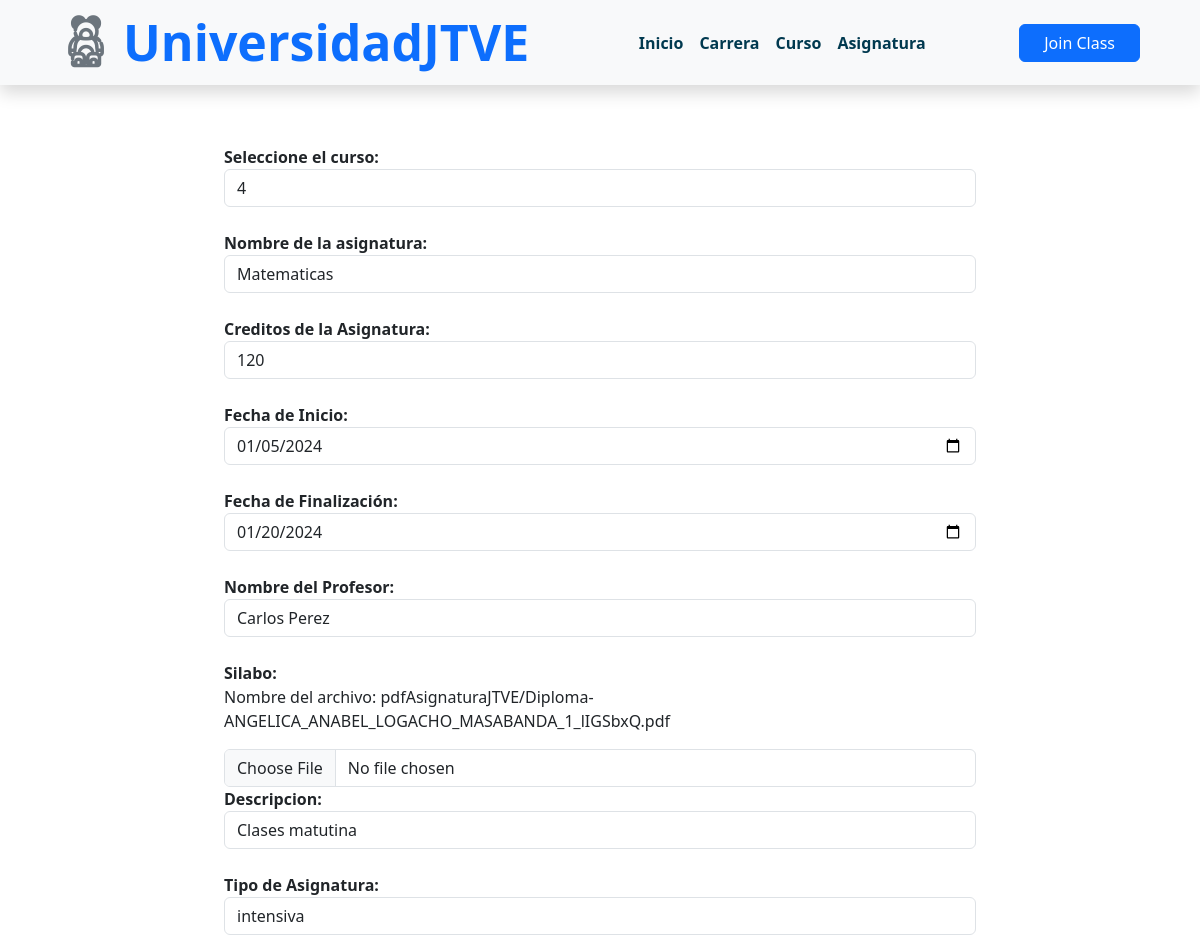
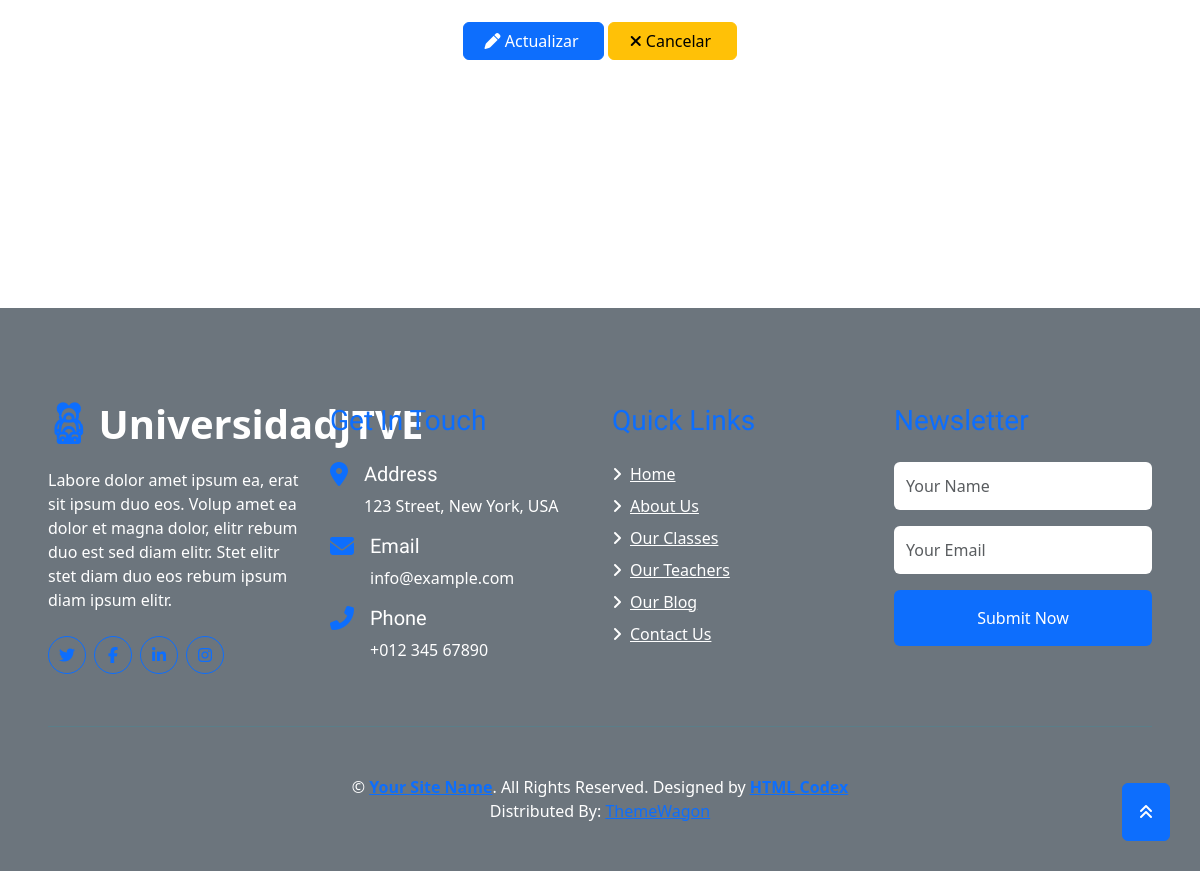
The app's page /editarAsignatura/4 with its own data (2 pictures, top to bottom).
### Aplicaciones/MatriculasJTVE/models.py (models this page shows)
class asignaturaJTVE(models.Model):
    idAsignaturaJTVE=models.AutoField(primary_key=True)
    nombreAsignaturaJTVE=models.CharField(max_length=150)
    creditosAsignaturaJTVE=models.CharField(max_length=150)
    fechaInicioAsignaturaJTVE=models.DateField()
    fechaFinalizacionAsignaturaJTVE=models.DateField()
    profesorAsignaturaJTVE=models.CharField(max_length=150)
    silaboAsignaturaJTVE=models.FileField(upload_to='pdfAsignaturaJTVE/')
    descripcionAsignaturaJTVE = models.TextField()
    tipoAsignaturaJTVE = models.CharField(max_length=150, null=True)
    cursoJTVE=models.ForeignKey(cursoJTVE,null=True,blank=True,on_delete=models.CASCADE)

### Aplicaciones/MatriculasJTVE/views.py (the view)
# urls.py: path('editarAsignatura/<idAsignaturaJTVE>', views.editarAsignatura),
def editarAsignatura(request, idAsignaturaJTVE):
    asignaturaEditar=asignaturaJTVE.objects.get(idAsignaturaJTVE=idAsignaturaJTVE)
    cursos=cursoJTVE.objects.all()
    return render(request, 'editarAsignatura.html', {'asignatura': asignaturaEditar, 'cursos': cursos})

### Aplicaciones/MatriculasJTVE/templates/editarAsignatura.html (shortened to what this page needs)
{% extends "./plantilla.html" %}
{% block contenido %}
{% load static %}
<div style="padding: 60px 30px 200px 30px;">
  <div class="row">
    <div class="col-md-2">
    </div>
    <div class="col-md-8">
      <form class="" action="/procesarinformacionAsignatura/" method="post" enctype="multipart/form-data" id="frm_nuevo_cliente">
        <b>Seleccione el curso:</b><br>
       <select class="form-control" name="id_curso" id="id_curso" required>
         {%  for curso in cursos %}
         <option value="{{curso.idCursoJTVE}}">{{curso.nivelCursoJTVE}}</option>
         {% endfor %}
       </select><br>
        <b>Nombre de la asignatura:</b><br>
       <input type="text" name="nombreAsignaturaJTVE" value="{{asignatura.nombreAsignaturaJTVE}}" id="nombreAsignaturaJTVE" placeholder="Ingrese el nombre de la asignatura" class="form-control" required><br>
       <b>Creditos de la Asignatura:</b><br>
       <input type="text" name="creditosAsignaturaJTVE" value="{{asignatura.creditosAsignaturaJTVE}}" id="creditosAsignaturaJTVE" placeholder="Ingrese los créditos" class="form-control" required><br>
       <b>Fecha de Inicio:</b>
        <input type="date" name="fechaInicioAsignaturaJTVE" value="{{asignatura.fechaInicioAsignaturaJTVE|date:'Y-m-d'}}" id="fechaInicioAsignaturaJTVE" placeholder="Ingrese la fecha de inicio" class="form-control" required><br>
       <b>Fecha de Finalización:</b>
        <input type="date" name="fechaFinalizacionAsignaturaJTVE" value="{{asignatura.fechaFinalizacionAsignaturaJTVE|date:'Y-m-d'}}" id="fechaFinalizacionAsignaturaJTVE" placeholder="Ingrese al fecha de finalización" class="form-control" required><br>
        <b>Nombre del Profesor:</b><br>
        <input type="text" name="profesorAsignaturaJTVE" value="{{asignatura.profesorAsignaturaJTVE}}" id="profesorAsignaturaJTVE" placeholder="Ingrese el profesor de la Asignatura" class="form-control" required><br>
        <b>Silabo:</b><br>
          {% if asignatura.silaboAsignaturaJTVE %}
              <p>Nombre del archivo: {{ asignatura.silaboAsignaturaJTVE.name }}</p>
          {% else %}
              <p>Nombre del archivo: N/A</p>
          {% endif %}
          <input type="file" name="silaboAsignaturaJTVE" accept=".pdf" id="silaboAsignaturaJTVE" class="form-control">
        <b>Descripcion:</b><br>
        <input type="text" name="descripcionAsignaturaJTVE" value="{{asignatura.descripcionAsignaturaJTVE}}" id="descripcionAsignaturaJTVE" placeholder="Ingrese la descripción" class="form-control" required><br>
        <b>Tipo de Asignatura:</b><br>
        <input type="text" name="tipoAsignaturaJTVE" value="{{asignatura.tipoAsignaturaJTVE}}" id="tipoAsignaturaJTVE" placeholder="Ingrese el tipo de Asignatura" class="form-control" required><br>
         <center>
           <button type="submit" name="button" class="btn btn-primary">&nbsp;&nbsp;<i class="fa-solid fa-pen"></i>&nbsp;Actualizar&nbsp;&nbsp;&nbsp;</button>
           <button type="reset" name="button" class="btn btn-warning" ><a href="/asignatura" style="color:black; text-decoration: none;">&nbsp;&nbsp;<i class="fa-solid fa-xmark"></i>&nbsp;Cancelar&nbsp;&nbsp;&nbsp;</a></button>
         </center>
      </form>
    </div>
  </div>
</div>
{% endblock %}

### records on screen
asignaturaJTVE: nombreAsignaturaJTVE "Matematicas", creditosAsignaturaJTVE "120", fechaInicioAsignaturaJTVE "01/05/2024", fechaFinalizacionAsignaturaJTVE "01/20/2024", profesorAsignaturaJTVE "Carlos Perez", silaboAsignaturaJTVE.name "pdfAsignaturaJTVE/Diploma-ANGELICA_ANABEL_LOGACHO_MASABANDA_1_lIGSbxQ.pdf", descripcionAsignaturaJTVE "Clases matutina", tipoAsignaturaJTVE "intensiva"

### other values on screen
form field id_curso "4"
